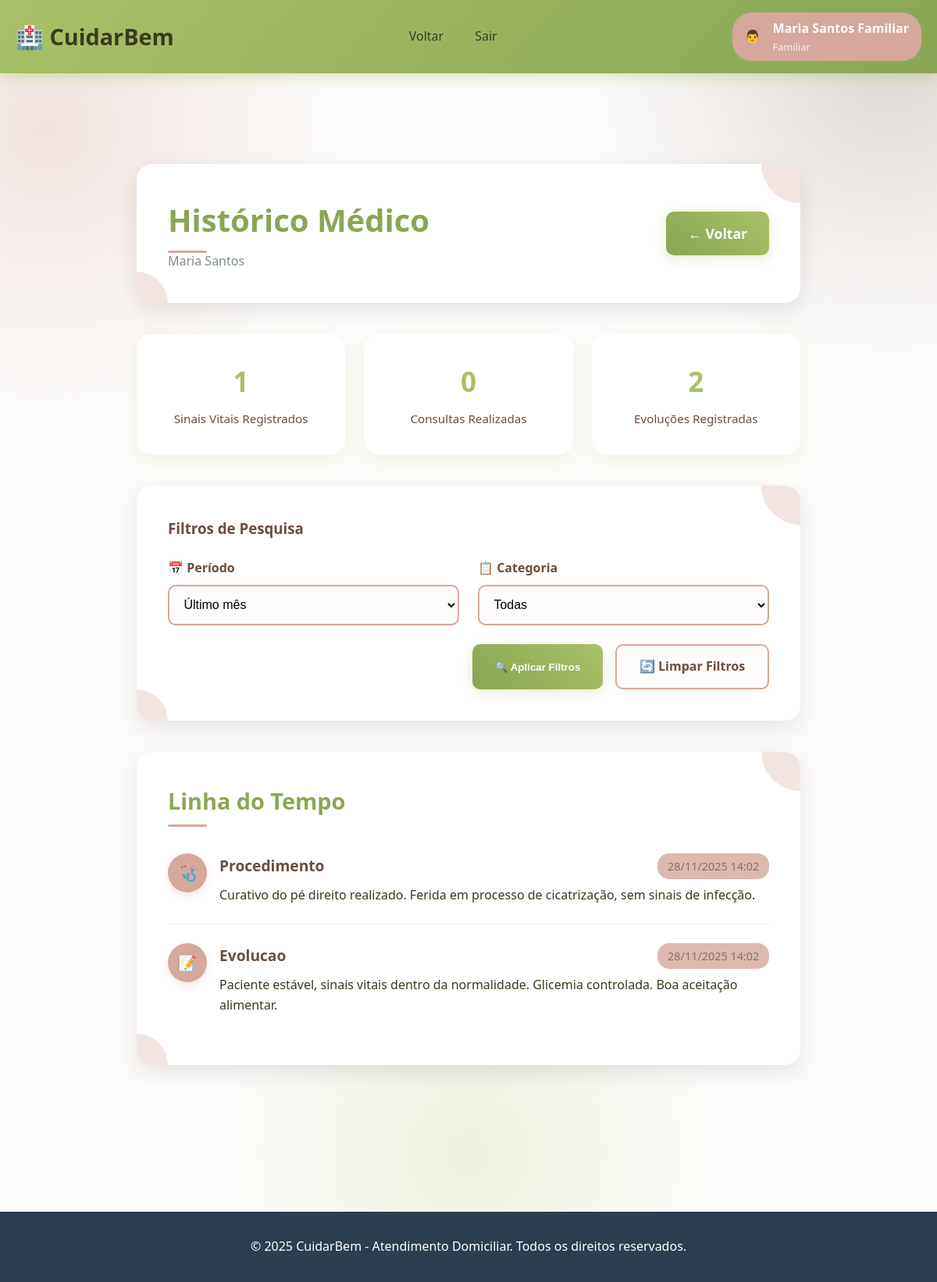
Screenshot of /historico.php (signed in) with the database file from the repository.
### tables this page shows
CREATE TABLE IF NOT EXISTS pacientes (
    id INT AUTO_INCREMENT PRIMARY KEY,
    nome VARCHAR(100) NOT NULL,
    cpf VARCHAR(14) UNIQUE NOT NULL,
    idade INT NOT NULL,
    sexo ENUM('masculino', 'feminino') NOT NULL,
    telefone VARCHAR(20),
    email VARCHAR(100),
    endereco TEXT NOT NULL,
    diagnostico VARCHAR(255),
    status_saude ENUM('estavel', 'atencao', 'critico') DEFAULT 'estavel',
    medico_responsavel VARCHAR(100),
    data_cadastro TIMESTAMP DEFAULT CURRENT_TIMESTAMP,
    foto_identidade VARCHAR(255),
    INDEX idx_cpf (cpf),
    INDEX idx_status (status_saude)
);

CREATE TABLE IF NOT EXISTS evolucoes (
    id INT AUTO_INCREMENT PRIMARY KEY,
    paciente_id INT NOT NULL,
    descricao TEXT NOT NULL,
    tipo ENUM('evolucao', 'intercorrencia', 'procedimento', 'observacao') NOT NULL,
    registrado_por INT NOT NULL,
    data_registro TIMESTAMP DEFAULT CURRENT_TIMESTAMP,
    FOREIGN KEY (paciente_id) REFERENCES pacientes(id) ON DELETE CASCADE,
    FOREIGN KEY (registrado_por) REFERENCES usuarios(id) ON DELETE CASCADE,
    INDEX idx_paciente_data (paciente_id, data_registro)
);

### auth.php (called while the page is built, shortened)
<?php
require_once 'config.php';
class Auth {
    public static function check() {
        return isset($_SESSION['logged_in']) && $_SESSION['logged_in'] === true;
    }
    public static function checkTipo($tipo) {
        return $_SESSION['user_type'] === $tipo;
    }
    public static function getUserName() {
        return $_SESSION['user_name'] ?? '';
    }
}
function isFamiliar() {
    return Auth::checkTipo('familiar');
}
function getUserName() {
    return Auth::getUserName();
}
?>

### config.php (called while the page is built, shortened)
<?php
function sanitize($data) {
    return htmlspecialchars(trim($data), ENT_QUOTES, 'UTF-8');
}
function formatarDataHoraBR($dataHora) {
    $timestamp = strtotime($dataHora);
    return date('d/m/Y H:i', $timestamp);
}
?>

### historico.php (the view, shortened to what this page needs)
<?php
require_once 'config.php';
require_once 'auth.php';
$db = getDB();
$usuarioId = getUserId();
if (isFamiliar()) {
    $stmt = $db->prepare("
        SELECT p.id FROM pacientes p
        INNER JOIN vinculos_familiar vf ON p.id = vf.paciente_id
        WHERE vf.usuario_id = ?
        LIMIT 1
    ");
    $stmt->execute([$usuarioId]);
} else {
    die("Tipo de usuário não autorizado");
}
$result = $stmt->fetch();
$pacienteId = $result['id'];
$stmt = $db->prepare("SELECT * FROM pacientes WHERE id = ?");
$stmt->execute([$pacienteId]);
$paciente = $stmt->fetch();
$stmt = $db->prepare("SELECT COUNT(*) as total FROM sinais_vitais WHERE paciente_id = ?");
$stmt->execute([$pacienteId]);
$totalSinais = $stmt->fetch()['total'];
$stmt = $db->prepare("SELECT COUNT(*) as total FROM agendamentos WHERE paciente_id = ? AND status = 'realizado'");
$stmt->execute([$pacienteId]);
$totalConsultas = $stmt->fetch()['total'];
$stmt = $db->prepare("SELECT COUNT(*) as total FROM evolucoes WHERE paciente_id = ?");
$stmt->execute([$pacienteId]);
$totalEvolucoes = $stmt->fetch()['total'];
$periodo = $_GET['periodo'] ?? '30';
$categoria = $_GET['categoria'] ?? 'todos';
$whereClause = "WHERE paciente_id = ?";
$params = [$pacienteId];
if ($periodo !== 'todos') {
    $whereClause .= " AND data_registro >= DATE_SUB(NOW(), INTERVAL ? DAY)";
    $params[] = (int)$periodo;
}
$stmt = $db->prepare("
    SELECT * FROM evolucoes
    $whereClause
    ORDER BY data_registro DESC
    LIMIT 50
");
$stmt->execute($params);
$historico = $stmt->fetchAll();
?>
<!DOCTYPE html>
<html lang="pt-BR">
<head>
    <link rel="stylesheet" href="style-historico.css">
</head>
<body>
    <header>
        <nav class="container">
            <div class="logo">🏥 CuidarBem</div>
            <ul class="nav-links">
                <li><a href="<?= isFamiliar() ? 'perfil-familiar.php' : 'perfil-cuidador.php' ?>">Voltar</a></li>
                <li><a href="logout.php">Sair</a></li>
            </ul>
            <div class="user-info">
                <span><?= isFamiliar() ? '👨' : '👨‍⚕️' ?></span>
                <div>
                    <div style="font-weight: bold;"><?= sanitize(getUserName()) ?></div>
                    <div style="font-size: 0.8rem; opacity: 0.8;">
                        <?= isFamiliar() ? 'Familiar' : 'Cuidador' ?>
                    </div>
                </div>
            </div>
        </nav>
    </header>
    <main class="main-content">
        <div class="container">
            <div class="page-header">
                <div>
                    <h1 class="page-title">Histórico Médico</h1>
                    <p style="color: #7f8c8d; margin-top: 0.5rem; position: relative; z-index: 2;">
                        <?= sanitize($paciente['nome']) ?>
                    </p>
                </div>
                <a href="<?= isFamiliar() ? 'perfil-familiar.php' : 'perfil-cuidador.php' ?>" class="back-btn">
                    ← Voltar
                </a>
            </div>
            <div class="stats-grid">
                <div class="stat-card">
                    <span class="stat-number"><?= $totalSinais ?></span>
                    <span class="stat-label">Sinais Vitais Registrados</span>
                </div>
                <div class="stat-card">
                    <span class="stat-number"><?= $totalConsultas ?></span>
                    <span class="stat-label">Consultas Realizadas</span>
                </div>
                <div class="stat-card">
                    <span class="stat-number"><?= $totalEvolucoes ?></span>
                    <span class="stat-label">Evoluções Registradas</span>
                </div>
            </div>
            <div class="filters-section">
                <h3 style="margin-bottom: 1.5rem; color: var(--texto-escuro); position: relative; z-index: 2;">
                    Filtros de Pesquisa
                </h3>
                <form method="GET" class="filters">
                    <div class="filter-group">
                        <label>📅 Período</label>
                        <select name="periodo">
                            <option value="30" <?= $periodo == '30' ? 'selected' : '' ?>>Último mês</option>
                        </select>
                    </div>
                    <div class="filter-group">
                        <label>📋 Categoria</label>
                        <select name="categoria">
                            <option value="todos" <?= $categoria == 'todos' ? 'selected' : '' ?>>Todas</option>
                        </select>
                    </div>
                </form>
                <div class="filter-buttons">
                    <button type="submit" class="btn btn-primary" onclick="document.querySelector('form').submit()">
                        🔍 Aplicar Filtros
                    </button>
                    <a href="historico.php" class="btn btn-secondary">
                        🔄 Limpar Filtros
                    </a>
                </div>
            </div>
            <?php if (empty($historico)): ?>
            <div class="alert">
                <div class="alert-icon">ℹ️</div>
                <div class="alert-content">
                    <div class="alert-title">Nenhum registro encontrado</div>
                    <div class="alert-text">
                        Não há registros para o período e filtros selecionados.
                        Tente ajustar os filtros ou selecione "Todo o período".
                    </div>
                </div>
            </div>
            <?php else: ?>
            <div class="timeline">
                <h3 class="timeline-title">Linha do Tempo</h3>
                <?php foreach ($historico as $item): ?>
                <div class="timeline-item">
                    <div class="timeline-icon">
                        <?php
                        $icones = [
                            'evolucao' => '📝',
                            'intercorrencia' => '⚠️',
                            'procedimento' => '🩺',
                            'observacao' => '💭'
                        ];
                        echo $icones[$item['tipo']] ?? '📋';
                        ?>
                    </div>
                    <div class="timeline-content">
                        <div class="timeline-header">
                            <div class="timeline-item-title"><?= ucfirst($item['tipo']) ?></div>
                            <div class="timeline-time"><?= formatarDataHoraBR($item['data_registro']) ?></div>
                        </div>
                        <div class="timeline-body">
                            <?= nl2br(sanitize($item['descricao'])) ?>
                        </div>
                    </div>
                </div>
                <?php endforeach; ?>
            </div>
            <?php endif; ?>
        </div>
    </main>
    <footer style="background: #2c3e50; color: white; text-align: center; padding: 2rem 0; margin-top: 3rem;">
        <div class="container">
            <p>&copy; <?= date('Y') ?> CuidarBem - Atendimento Domiciliar. Todos os direitos reservados.</p>
        </div>
    </footer>
</body>
</html>

### rows the page displays
pacientes: nome "Maria Santos"
evolucoes: tipo "🩺", tipo "Procedimento", data_registro "28/11/2025 14:02", descricao "Curativo do pé direito realizado. Ferida em processo de cicatrização, sem sinais de infecção."
evolucoes: tipo "📝", tipo "Evolucao", data_registro "28/11/2025 14:02", descricao "Paciente estável, sinais vitais dentro da normalidade. Glicemia controlada. Boa aceitação alimentar."

### other values shown
getUserName() "Maria Santos Familiar"
$totalSinais "1"
$totalConsultas "0"
$totalEvolucoes "2"
